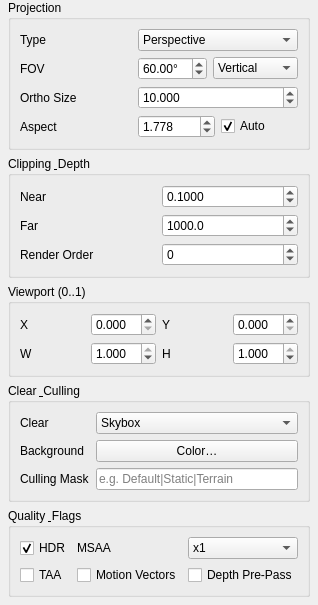
<?xml version="1.0" encoding="UTF-8"?>
<ui version="4.0">
    <class>CameraComponentWidget</class>
    <widget class="QWidget" name="CameraComponentWidget">
        <layout class="QVBoxLayout" name="verticalLayout">
            <property name="spacing"><number>6</number></property>
            <property name="leftMargin"><number>8</number></property>
            <property name="topMargin"><number>0</number></property>
            <property name="rightMargin"><number>8</number></property>
            <property name="bottomMargin"><number>8</number></property>

            <!-- Projection -->
            <item>
                <widget class="QGroupBox" name="groupProjection">
                    <property name="title"><string>Projection</string></property>
                    <layout class="QGridLayout" name="layoutProjection">
                        <item row="0" column="0"><widget class="QLabel" name="lblType"><property name="text"><string>Type</string></property></widget></item>
                        <item row="0" column="1"><widget class="QComboBox" name="projectionType">
                            <item><property name="text"><string>Perspective</string></property></item>
                            <item><property name="text"><string>Orthographic</string></property></item>
                        </widget></item>

                        <item row="1" column="0"><widget class="QLabel" name="lblFov"><property name="text"><string>FOV</string></property></widget></item>
                        <item row="1" column="1">
                            <layout class="QHBoxLayout" name="layoutFov">
                                <item><widget class="QDoubleSpinBox" name="fov">
                                    <property name="decimals"><number>2</number></property>
                                    <property name="minimum"><double>1.0</double></property>
                                    <property name="maximum"><double>179.0</double></property>
                                    <property name="value"><double>60.0</double></property>
                                    <property name="singleStep"><double>1.0</double></property>
                                    <property name="suffix"><string>°</string></property>
                                </widget></item>
                                <item><widget class="QComboBox" name="fovAxis">
                                    <item><property name="text"><string>Vertical</string></property></item>
                                    <item><property name="text"><string>Horizontal</string></property></item>
                                </widget></item>
                            </layout>
                        </item>

                        <item row="2" column="0"><widget class="QLabel" name="lblOrtho"><property name="text"><string>Ortho Size</string></property></widget></item>
                        <item row="2" column="1"><widget class="QDoubleSpinBox" name="orthoSize">
                            <property name="decimals"><number>3</number></property>
                            <property name="minimum"><double>0.001</double></property>
                            <property name="maximum"><double>100000.0</double></property>
                            <property name="value"><double>10.0</double></property>
                            <property name="singleStep"><double>0.5</double></property>
                        </widget></item>

                        <item row="3" column="0"><widget class="QLabel" name="lblAspect"><property name="text"><string>Aspect</string></property></widget></item>
                        <item row="3" column="1">
                            <layout class="QHBoxLayout" name="layoutAspect">
                                <item><widget class="QDoubleSpinBox" name="aspectRatio">
                                    <property name="decimals"><number>3</number></property>
                                    <property name="minimum"><double>0.100</double></property>
                                    <property name="maximum"><double>10.000</double></property>
                                    <property name="value"><double>1.778</double></property>
                                    <property name="singleStep"><double>0.01</double></property>
                                </widget></item>
                                <item><widget class="QCheckBox" name="autoAspect">
                                    <property name="text"><string>Auto</string></property>
                                    <property name="checked"><bool>true</bool></property>
                                </widget></item>
                            </layout>
                        </item>
                    </layout>
                </widget>
            </item>

            <!-- Clipping & Depth -->
            <item>
                <widget class="QGroupBox" name="groupClipping">
                    <property name="title"><string>Clipping &amp; Depth</string></property>
                    <layout class="QGridLayout" name="layoutClipping">
                        <item row="0" column="0"><widget class="QLabel" name="lblNear"><property name="text"><string>Near</string></property></widget></item>
                        <item row="0" column="1"><widget class="QDoubleSpinBox" name="nearPlane">
                            <property name="decimals"><number>4</number></property>
                            <property name="minimum"><double>0.0001</double></property>
                            <property name="maximum"><double>1000.0</double></property>
                            <property name="value"><double>0.1000</double></property>
                            <property name="singleStep"><double>0.01</double></property>
                        </widget></item>

                        <item row="1" column="0"><widget class="QLabel" name="lblFar"><property name="text"><string>Far</string></property></widget></item>
                        <item row="1" column="1"><widget class="QDoubleSpinBox" name="farPlane">
                            <property name="decimals"><number>1</number></property>
                            <property name="minimum"><double>1.0</double></property>
                            <property name="maximum"><double>1000000.0</double></property>
                            <property name="value"><double>1000.0</double></property>
                            <property name="singleStep"><double>10.0</double></property>
                        </widget></item>

                        <item row="2" column="0"><widget class="QLabel" name="lblOrder"><property name="text"><string>Render Order</string></property></widget></item>
                        <item row="2" column="1"><widget class="QSpinBox" name="renderOrder">
                            <property name="minimum"><number>-1000</number></property>
                            <property name="maximum"><number>1000</number></property>
                            <property name="value"><number>0</number></property>
                        </widget></item>
                    </layout>
                </widget>
            </item>

            <!-- Viewport (normalized 0..1) -->
            <item>
                <widget class="QGroupBox" name="groupViewport">
                    <property name="title"><string>Viewport (0..1)</string></property>
                    <layout class="QGridLayout" name="layoutViewport">
                        <item row="0" column="0"><widget class="QLabel" name="lblVpX"><property name="text"><string>X</string></property></widget></item>
                        <item row="0" column="1"><widget class="QDoubleSpinBox" name="vpX">
                            <property name="decimals"><number>3</number></property>
                            <property name="minimum"><double>0.0</double></property>
                            <property name="maximum"><double>1.0</double></property>
                            <property name="singleStep"><double>0.01</double></property>
                        </widget></item>

                        <item row="0" column="2"><widget class="QLabel" name="lblVpY"><property name="text"><string>Y</string></property></widget></item>
                        <item row="0" column="3"><widget class="QDoubleSpinBox" name="vpY">
                            <property name="decimals"><number>3</number></property>
                            <property name="minimum"><double>0.0</double></property>
                            <property name="maximum"><double>1.0</double></property>
                            <property name="singleStep"><double>0.01</double></property>
                        </widget></item>

                        <item row="1" column="0"><widget class="QLabel" name="lblVpW"><property name="text"><string>W</string></property></widget></item>
                        <item row="1" column="1"><widget class="QDoubleSpinBox" name="vpW">
                            <property name="decimals"><number>3</number></property>
                            <property name="minimum"><double>0.0</double></property>
                            <property name="maximum"><double>1.0</double></property>
                            <property name="value"><double>1.0</double></property>
                            <property name="singleStep"><double>0.01</double></property>
                        </widget></item>

                        <item row="1" column="2"><widget class="QLabel" name="lblVpH"><property name="text"><string>H</string></property></widget></item>
                        <item row="1" column="3"><widget class="QDoubleSpinBox" name="vpH">
                            <property name="decimals"><number>3</number></property>
                            <property name="minimum"><double>0.0</double></property>
                            <property name="maximum"><double>1.0</double></property>
                            <property name="value"><double>1.0</double></property>
                            <property name="singleStep"><double>0.01</double></property>
                        </widget></item>
                    </layout>
                </widget>
            </item>

            <!-- Clear & Culling -->
            <item>
                <widget class="QGroupBox" name="groupRender">
                    <property name="title"><string>Clear &amp; Culling</string></property>
                    <layout class="QGridLayout" name="layoutRender">
                        <item row="0" column="0"><widget class="QLabel" name="lblClear"><property name="text"><string>Clear</string></property></widget></item>
                        <item row="0" column="1"><widget class="QComboBox" name="clearMode">
                            <item><property name="text"><string>Skybox</string></property></item>
                            <item><property name="text"><string>Color</string></property></item>
                            <item><property name="text"><string>Depth Only</string></property></item>
                            <item><property name="text"><string>Don't Clear</string></property></item>
                        </widget></item>

                        <item row="1" column="0"><widget class="QLabel" name="lblBg"><property name="text"><string>Background</string></property></widget></item>
                        <item row="1" column="1"><widget class="QPushButton" name="bgColorButton">
                            <property name="text"><string>Color…</string></property>
                        </widget></item>

                        <item row="2" column="0"><widget class="QLabel" name="lblCulling"><property name="text"><string>Culling Mask</string></property></widget></item>
                        <item row="2" column="1"><widget class="QLineEdit" name="cullingMask">
                            <property name="placeholderText"><string>e.g. Default|Static|Terrain</string></property>
                        </widget></item>
                    </layout>
                </widget>
            </item>

            <!-- Quality / Flags -->
            <item>
                <widget class="QGroupBox" name="groupQuality">
                    <property name="title"><string>Quality &amp; Flags</string></property>
                    <layout class="QGridLayout" name="layoutQuality">
                        <item row="0" column="0"><widget class="QCheckBox" name="hdr"><property name="text"><string>HDR</string></property><property name="checked"><bool>true</bool></property></widget></item>
                        <item row="0" column="1"><widget class="QLabel" name="lblMSAA"><property name="text"><string>MSAA</string></property></widget></item>
                        <item row="0" column="2"><widget class="QComboBox" name="msaaSamples">
                            <item><property name="text"><string>x1</string></property></item>
                            <item><property name="text"><string>x2</string></property></item>
                            <item><property name="text"><string>x4</string></property></item>
                            <item><property name="text"><string>x8</string></property></item>
                        </widget></item>

                        <item row="1" column="0"><widget class="QCheckBox" name="taa"><property name="text"><string>TAA</string></property></widget></item>
                        <item row="1" column="1"><widget class="QCheckBox" name="motionVectors"><property name="text"><string>Motion Vectors</string></property></widget></item>
                        <item row="1" column="2"><widget class="QCheckBox" name="depthPrepass"><property name="text"><string>Depth Pre-Pass</string></property></widget></item>
                    </layout>
                </widget>
            </item>

            <item><spacer name="verticalSpacer">
                <property name="orientation"><enum>Qt::Vertical</enum></property>
                <property name="sizeHint" stdset="0"><size><width>0</width><height>0</height></size></property>
            </spacer></item>

        </layout>
    </widget>
    <resources/>
    <connections/>
</ui>
